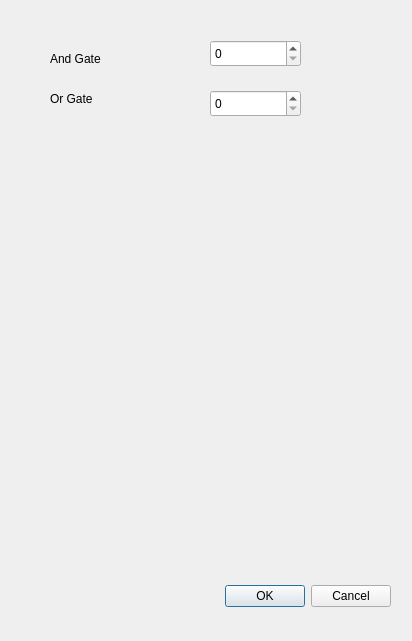
<?xml version="1.0" encoding="UTF-8"?>
<ui version="4.0">
 <class>delaysDialog</class>
 <widget class="QDialog" name="delaysDialog">
  <property name="geometry">
   <rect>
    <x>0</x>
    <y>0</y>
    <width>412</width>
    <height>641</height>
   </rect>
  </property>
  <property name="windowTitle">
   <string>Dialog</string>
  </property>
  <widget class="QDialogButtonBox" name="buttonBox">
   <property name="geometry">
    <rect>
     <x>50</x>
     <y>580</y>
     <width>341</width>
     <height>32</height>
    </rect>
   </property>
   <property name="orientation">
    <enum>Qt::Horizontal</enum>
   </property>
   <property name="standardButtons">
    <set>QDialogButtonBox::Cancel|QDialogButtonBox::Ok</set>
   </property>
  </widget>
  <widget class="QSpinBox" name="spinBox_and">
   <property name="geometry">
    <rect>
     <x>210</x>
     <y>40</y>
     <width>91</width>
     <height>27</height>
    </rect>
   </property>
  </widget>
  <widget class="QLabel" name="label">
   <property name="geometry">
    <rect>
     <x>50</x>
     <y>50</y>
     <width>71</width>
     <height>17</height>
    </rect>
   </property>
   <property name="text">
    <string>And Gate</string>
   </property>
  </widget>
  <widget class="QLabel" name="label_2">
   <property name="geometry">
    <rect>
     <x>50</x>
     <y>90</y>
     <width>67</width>
     <height>17</height>
    </rect>
   </property>
   <property name="text">
    <string>Or Gate</string>
   </property>
  </widget>
  <widget class="QSpinBox" name="spinBox_or">
   <property name="geometry">
    <rect>
     <x>210</x>
     <y>90</y>
     <width>91</width>
     <height>27</height>
    </rect>
   </property>
  </widget>
 </widget>
 <resources/>
 <connections>
  <connection>
   <sender>buttonBox</sender>
   <signal>accepted()</signal>
   <receiver>delaysDialog</receiver>
   <slot>accept()</slot>
   <hints>
    <hint type="sourcelabel">
     <x>248</x>
     <y>254</y>
    </hint>
    <hint type="destinationlabel">
     <x>157</x>
     <y>274</y>
    </hint>
   </hints>
  </connection>
  <connection>
   <sender>buttonBox</sender>
   <signal>rejected()</signal>
   <receiver>delaysDialog</receiver>
   <slot>reject()</slot>
   <hints>
    <hint type="sourcelabel">
     <x>316</x>
     <y>260</y>
    </hint>
    <hint type="destinationlabel">
     <x>286</x>
     <y>274</y>
    </hint>
   </hints>
  </connection>
 </connections>
</ui>
